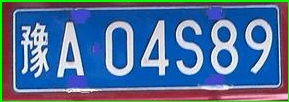
#> input picture Python_tensorflow_LicensePlate/resources/images/midledimages/number_plate.jpg, 289 x 102 px
$ python platenumbersplit.py
#> lines starting #> are read from the running program, lines starting #| are printed output that depends on the picture; after the words box and inside, x2 and y2 are one past the last pixel; in counts of white or black regions, pixels touching at a corner belong together
import cv2


class splitPlate:

    def __init__(self):
        self.init_fazhi = 120
        self.DIR_RECEIVED_IMAGES = "../resources/images/receivedplateimages"
        self.DIR_MIDEL_IMAGES = "../resources/images/midledimages"
        self.DIR_SPLIT_IMAGES = "../resources/images/splitplateimages"
        self.white = []  # 记录每一列的白色像素总和
        self.black = []  # ..........黑色.......
        self.arg = False  # False表示白底黑字；True表示黑底白字
        self.white_max = 0
        self.black_max = 0
        self.height = 0
        self.width = 0

    def split_plate(self):
        # 1、读取图像，并把图像转换为灰度图像并显示
        img = cv2.imread(self.DIR_MIDEL_IMAGES+'/number_plate.jpg')  # 读取图片
#> img is the input picture: shape (102, 289, 3); mean B, G, R 153, 112.2, 80.8
        img_gray = cv2.cvtColor(img, cv2.COLOR_BGR2GRAY)  # 转换了灰度化
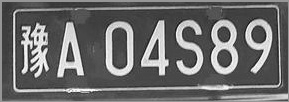
#> img_gray: shape (102, 289); min 10, max 254, mean 107.4
        cv2.imshow('gray', img_gray)  # 显示图片
        cv2.waitKey(0)

        # 高斯平滑
        gaussian = cv2.GaussianBlur(img_gray, (1, 1), 0, 0, cv2.BORDER_DEFAULT)
        cv2.imshow('gaussian', gaussian)
        cv2.waitKey(0)
        # 中值滤波
        median = cv2.medianBlur(gaussian, 3)
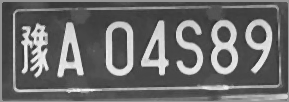
#> median: shape (102, 289); min 44, max 246, mean 107.5

        cv2.imshow('median', median)
        cv2.waitKey(0)


        # 二值化
        img_thre = img_gray
        cv2.threshold(median, self.init_fazhi, 256, cv2.THRESH_BINARY, img_thre)
        # # 2、将灰度图像二值化，设
        # # 定阈值是100
        # img_thre = img_gray
        # cv2.threshold(img_gray, 106, 255, cv2.THRESH_BINARY_INV, img_thre)
        cv2.imshow('threshold', img_thre)
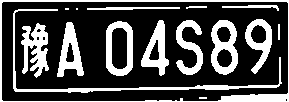
#> window 'threshold': shape (102, 289); 28.9% white; 16 white regions (3 under 20 px), largest, box (x1, y1, x2, y2) and area: (0, 0, 289, 102) 1632, (13, 9, 282, 93) 1164, (21, 23, 49, 78) 879
        cv2.waitKey(0)

        # 3、保存黑白图片
        cv2.imwrite(self.DIR_MIDEL_IMAGES+'/thre_res.png', img_thre)
        print(img_thre)
#> (printed output is left out)
        # 4、分割字符

        self.height = img_thre.shape[0]
#> self.height = 102
        self.width = img_thre.shape[1]
#> self.width = 289


        # 计算每一列的黑白色像素总和
        # 0黑   255白
        for i in range(3, self.width - 3):
            sumWhite = 0  # 这一列白色总数
            sumBlack = 0  # 这一列黑色总数
            for j in range(self.height):
                if img_thre[j][i] == 255:
                    sumWhite += 1
                if img_thre[j][i] == 0:
                    sumBlack += 1
            self.white_max = max(self.white_max, sumWhite)
            self.black_max = max(self.black_max, sumBlack)
            self.white.append(sumWhite)
            self.black.append(sumBlack)
            # print(str(sumWhite) + "\t" + str(sumBlack))

        self.fazhi = 0
        if self.white_max >= self.black_max:
            while self.black_max - self.white_max < 10:
                self.white_max = 0
                self.black_max = 0
                self.white = []  # 记录每一列的白色像素总和
                self.black = []  # ..........黑色.......
                self.fazhi += 5
                cv2.threshold(median, self.init_fazhi + self.fazhi, 255, cv2.THRESH_BINARY, img_thre)
                # 计算每一列的黑白色像素总和
                # 0黑   255白
                for i in range(3, self.width - 3):
                    sumWhite = 0  # 这一列白色总数
                    sumBlack = 0  # 这一列黑色总数
                    for j in range(self.height):
                        if img_thre[j][i] == 255:
                            sumWhite += 1
                        if img_thre[j][i] == 0:
                            sumBlack += 1
                    self.white_max = max(self.white_max, sumWhite)
                    self.black_max = max(self.black_max, sumBlack)
                    self.white.append(sumWhite)
                    self.black.append(sumBlack)
                    # print(str(sumWhite) + "\t" + str(sumBlack))
        cv2.imshow("really", img_thre)

        print(str(self.white_max), str(self.black_max))
#| 83 99
        if self.black_max > self.white_max:
            self.arg = True

        count = 1
        col_start = 8
        col_end = 1
        while col_start < self.width - 6:
            if (self.white[col_start] if self.arg else self.black[col_start]) > (0.10 * self.white_max if self.arg else 0.10 * self.black_max):
                # 上面这些判断用来辨别是白底黑字还是黑底白字
                # 0.05这个参数请多调整，对应上面的0.95
                col_end = self.find_end(col_start)
                if col_end - col_start > 5:
                    cj = img_thre[20:76, col_start:col_end]
                    cv2.imshow('caijian', cj)
                    newImage = cv2.resize(cj, (32, 40), interpolation=cv2.INTER_CUBIC)
                    cv2.imwrite(self.DIR_SPLIT_IMAGES + "/" + str(count) + ".jpg", newImage)
                    count += 1
                    cv2.waitKey(0)
                col_start = col_end
            col_start += 1

    # 分割图像
    def find_end(self, start_):
        end_ = start_ + 1
        for m in range(start_ + 1, self.width - 6):
            if (self.black[m] if self.arg else self.white[m]) > (0.90 * self.black_max if self.arg else 0.90 * self.white_max):  # 0.95这个参数请多调整，对应下面的0.05
                end_ = m
                break
        return end_

if __name__ == '__main__':
    s = splitPlate()
    s.split_plate()
